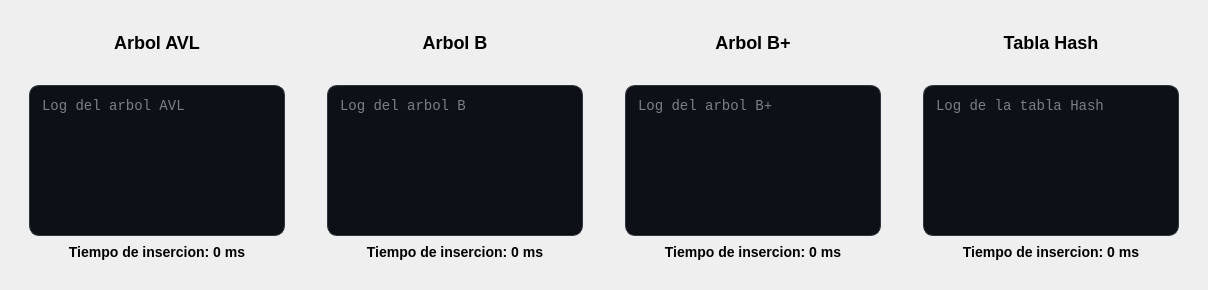
    <widget class="QWidget" name="widget" native="true">
     <property name="minimumSize">
      <size>
       <width>450</width>
       <height>290</height>
      </size>
     </property>
     <property name="maximumSize">
      <size>
       <width>16777215</width>
       <height>260</height>
      </size>
     </property>
     <property name="styleSheet">
      <string notr="true"/>
     </property>
     <layout class="QHBoxLayout" name="horizontalLayout_2">
      <item>
       <widget class="QWidget" name="widget_content_2" native="true">
        <layout class="QVBoxLayout" name="verticalLayout_6">
         <item>
          <widget class="QLabel" name="labelArbolAvl">
           <property name="minimumSize">
            <size>
             <width>150</width>
             <height>50</height>
            </size>
           </property>
           <property name="maximumSize">
            <size>
             <width>16777215</width>
             <height>50</height>
            </size>
           </property>
           <property name="styleSheet">
            <string notr="true">QLabel#labelArbolAvl {        
 
    color: qlineargradient(x1:0, y1:0, x2:1, y2:1, 
	stop:0 rgb(0, 0, 0), 
	stop:1 rgb(77, 5, 57));

  	 font-size: 18px;
    font-weight: bold;
    font-family: &quot;Segoe UI&quot;, Arial;
    
    background: transparent;
    padding: 2px;
    margin-bottom: 5px;
}

</string>
           </property>
           <property name="text">
            <string>Arbol AVL</string>
           </property>
           <property name="alignment">
            <set>Qt::AlignmentFlag::AlignCenter</set>
           </property>
          </widget>
         </item>
         <item>
          <widget class="QWidget" name="widget_9" native="true">
           <property name="minimumSize">
            <size>
             <width>0</width>
             <height>200</height>
            </size>
           </property>
           <property name="maximumSize">
            <size>
             <width>16777215</width>
             <height>250</height>
            </size>
           </property>
           <layout class="QVBoxLayout" name="verticalLayout_13">
            <item>
             <widget class="QTextEdit" name="textArbolAvl">
              <property name="styleSheet">
               <string notr="true">QTextEdit#textArbolAvl{
    background-color: #0D1117;   
    color: #E6EDF3;               
    border: 1px solid #30363D;     
    border-radius: 10px;          
    padding: 8px;
    font-family: Consolas, monospace;
    font-size: 14px;
}</string>
              </property>
              <property name="placeholderText">
               <string>Log del arbol AVL</string>
              </property>
             </widget>
            </item>
            <item>
             <widget class="QLabel" name="labelTiempoAvl">
              <property name="styleSheet">
               <string notr="true">QLabel#labelTiempoAvl {        
 
    color: qlineargradient(x1:0, y1:0, x2:1, y2:1, 
	stop:0 rgb(0, 0, 0), 
	stop:1 rgb(8, 2, 48));

	 font-size: 14px;
    font-weight: bold;
    font-family: &quot;Segoe UI&quot;, Arial;
    
    background: transparent;
    padding: 2px;
    margin-bottom: 5px;
}

</string>
              </property>
              <property name="text">
               <string>Tiempo de insercion: 0 ms</string>
              </property>
              <property name="alignment">
               <set>Qt::AlignmentFlag::AlignCenter</set>
              </property>
             </widget>
            </item>
           </layout>
          </widget>
         </item>
        </layout>
       </widget>
      </item>
      <item>
       <widget class="QWidget" name="widget_content_3" native="true">
        <layout class="QVBoxLayout" name="verticalLayout_5">
         <item>
          <widget class="QLabel" name="labelArbolB">
           <property name="minimumSize">
            <size>
             <width>150</width>
             <height>50</height>
            </size>
           </property>
           <property name="maximumSize">
            <size>
             <width>16777215</width>
             <height>50</height>
            </size>
           </property>
           <property name="styleSheet">
            <string notr="true">QLabel#labelArbolB {        
 
    color: qlineargradient(x1:0, y1:0, x2:1, y2:1, 
	stop:0 rgb(0, 0, 0), 
	stop:1 rgb(77, 5, 57));

  	 font-size: 18px;
    font-weight: bold;
    font-family: &quot;Segoe UI&quot;, Arial;
    
    background: transparent;
    padding: 2px;
    margin-bottom: 5px;
}

</string>
           </property>
           <property name="text">
            <string>Arbol B</string>
           </property>
           <property name="alignment">
            <set>Qt::AlignmentFlag::AlignCenter</set>
           </property>
          </widget>
         </item>
         <item>
          <widget class="QWidget" name="widget_10" native="true">
           <property name="minimumSize">
            <size>
             <width>0</width>
             <height>200</height>
            </size>
           </property>
           <property name="maximumSize">
            <size>
             <width>16777215</width>
             <height>250</height>
            </size>
           </property>
           <layout class="QVBoxLayout" name="verticalLayout_14">
            <item>
             <widget class="QTextEdit" name="textArbolB">
              <property name="styleSheet">
               <string notr="true">QTextEdit#textArbolB{
    background-color: #0D1117;   
    color: #E6EDF3;               
    border: 1px solid #30363D;     
    border-radius: 10px;          
    padding: 8px;
    font-family: Consolas, monospace;
    font-size: 14px;
}</string>
              </property>
              <property name="placeholderText">
               <string>Log del arbol B</string>
              </property>
             </widget>
            </item>
            <item>
             <widget class="QLabel" name="labelTiempoB">
              <property name="styleSheet">
               <string notr="true">QLabel#labelTiempoB {        
 
    color: qlineargradient(x1:0, y1:0, x2:1, y2:1, 
	stop:0 rgb(0, 0, 0), 
	stop:1 rgb(8, 2, 48));

 	 font-size: 14px;
    font-weight: bold;
    font-family: &quot;Segoe UI&quot;, Arial;
    
    background: transparent;
    padding: 2px;
    margin-bottom: 5px;
}

</string>
              </property>
              <property name="text">
               <string>Tiempo de insercion: 0 ms</string>
              </property>
              <property name="alignment">
               <set>Qt::AlignmentFlag::AlignCenter</set>
              </property>
             </widget>
            </item>
           </layout>
          </widget>
         </item>
        </layout>
       </widget>
      </item>
      <item>
       <widget class="QWidget" name="widget_content_4" native="true">
        <layout class="QVBoxLayout" name="verticalLayout_7">
         <item>
          <widget class="QLabel" name="labelArbolBMas">
           <property name="minimumSize">
            <size>
             <width>150</width>
             <height>50</height>
            </size>
           </property>
           <property name="maximumSize">
            <size>
             <width>16777215</width>
             <height>50</height>
            </size>
           </property>
           <property name="styleSheet">
            <string notr="true">QLabel#labelArbolBMas {        
 
    color: qlineargradient(x1:0, y1:0, x2:1, y2:1, 
	stop:0 rgb(0, 0, 0), 
	stop:1 rgb(77, 5, 57));

  	 font-size: 18px;
    font-weight: bold;
    font-family: &quot;Segoe UI&quot;, Arial;
    
    background: transparent;
    padding: 2px;
    margin-bottom: 5px;
}

</string>
           </property>
           <property name="text">
            <string>Arbol B+</string>
           </property>
           <property name="alignment">
            <set>Qt::AlignmentFlag::AlignCenter</set>
           </property>
          </widget>
         </item>
         <item>
          <widget class="QWidget" name="widget_11" native="true">
           <property name="minimumSize">
            <size>
             <width>0</width>
             <height>200</height>
            </size>
           </property>
           <property name="maximumSize">
            <size>
             <width>16777215</width>
             <height>250</height>
            </size>
           </property>
           <layout class="QVBoxLayout" name="verticalLayout_15">
            <item>
             <widget class="QTextEdit" name="textArbolBMas">
              <property name="styleSheet">
               <string notr="true">QTextEdit#textArbolBMas{
    background-color: #0D1117;   
    color: #E6EDF3;               
    border: 1px solid #30363D;     
    border-radius: 10px;          
    padding: 8px;
    font-family: Consolas, monospace;
    font-size: 14px;
}</string>
              </property>
              <property name="placeholderText">
               <string>Log del arbol B+</string>
              </property>
             </widget>
            </item>
            <item>
             <widget class="QLabel" name="labelTiempoBMas">
              <property name="styleSheet">
               <string notr="true">QLabel#labelTiempoBMas {        
 
    color: qlineargradient(x1:0, y1:0, x2:1, y2:1, 
	stop:0 rgb(0, 0, 0), 
	stop:1 rgb(8, 2, 48));

  	 font-size: 14px;
    font-weight: bold;
    font-family: &quot;Segoe UI&quot;, Arial;
    
    background: transparent;
    padding: 2px;
    margin-bottom: 5px;
}

</string>
              </property>
              <property name="text">
               <string>Tiempo de insercion: 0 ms</string>
              </property>
              <property name="alignment">
               <set>Qt::AlignmentFlag::AlignCenter</set>
              </property>
             </widget>
            </item>
           </layout>
          </widget>
         </item>
        </layout>
       </widget>
      </item>
      <item>
       <widget class="QWidget" name="widget_content_5" native="true">
        <layout class="QVBoxLayout" name="verticalLayout_16">
         <item>
          <widget class="QLabel" name="labelTablaHash">
           <property name="minimumSize">
            <size>
             <width>150</width>
             <height>50</height>
            </size>
           </property>
           <property name="maximumSize">
            <size>
             <width>16777215</width>
             <height>50</height>
            </size>
           </property>
           <property name="styleSheet">
            <string notr="true">QLabel#labelTablaHash {        
 
    color: qlineargradient(x1:0, y1:0, x2:1, y2:1, 
	stop:0 rgb(0, 0, 0), 
	stop:1 rgb(77, 5, 57));

  	 font-size: 18px;
    font-weight: bold;
    font-family: &quot;Segoe UI&quot;, Arial;
    
    background: transparent;
    padding: 2px;
    margin-bottom: 5px;
}

</string>
           </property>
           <property name="text">
            <string>Tabla Hash</string>
           </property>
           <property name="alignment">
            <set>Qt::AlignmentFlag::AlignCenter</set>
           </property>
          </widget>
         </item>
         <item>
          <widget class="QWidget" name="widget_15" native="true">
           <property name="minimumSize">
            <size>
             <width>0</width>
             <height>200</height>
            </size>
           </property>
           <property name="maximumSize">
            <size>
             <width>16777215</width>
             <height>250</height>
            </size>
           </property>
           <layout class="QVBoxLayout" name="verticalLayout_17">
            <item>
             <widget class="QTextEdit" name="textTablaHash">
              <property name="styleSheet">
               <string notr="true">QTextEdit#textTablaHash{
    background-color: #0D1117;   
    color: #E6EDF3;               
    border: 1px solid #30363D;     
    border-radius: 10px;          
    padding: 8px;
    font-family: Consolas, monospace;
    font-size: 14px;
}</string>
              </property>
              <property name="placeholderText">
               <string>Log de la tabla Hash</string>
              </property>
             </widget>
            </item>
            <item>
             <widget class="QLabel" name="labelTiempoHash">
              <property name="styleSheet">
               <string notr="true">QLabel#labelTiempoHash {        
 
    color: qlineargradient(x1:0, y1:0, x2:1, y2:1, 
	stop:0 rgb(0, 0, 0), 
	stop:1 rgb(8, 2, 48));

	 font-size: 14px;
    font-weight: bold;
    font-family: &quot;Segoe UI&quot;, Arial;
    
    background: transparent;
    padding: 2px;
    margin-bottom: 5px;
}

</string>
              </property>
              <property name="text">
               <string>Tiempo de insercion: 0 ms</string>
              </property>
              <property name="alignment">
               <set>Qt::AlignmentFlag::AlignCenter</set>
              </property>
             </widget>
            </item>
           </layout>
          </widget>
         </item>
        </layout>
       </widget>
      </item>
     </layout>
    </widget>
